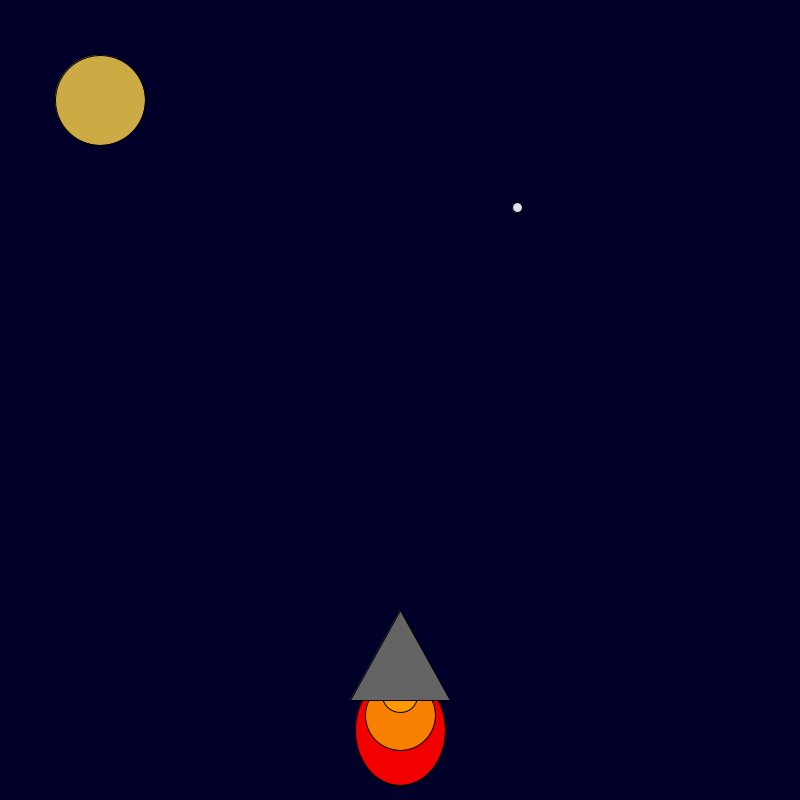
Frame 1 (no input)
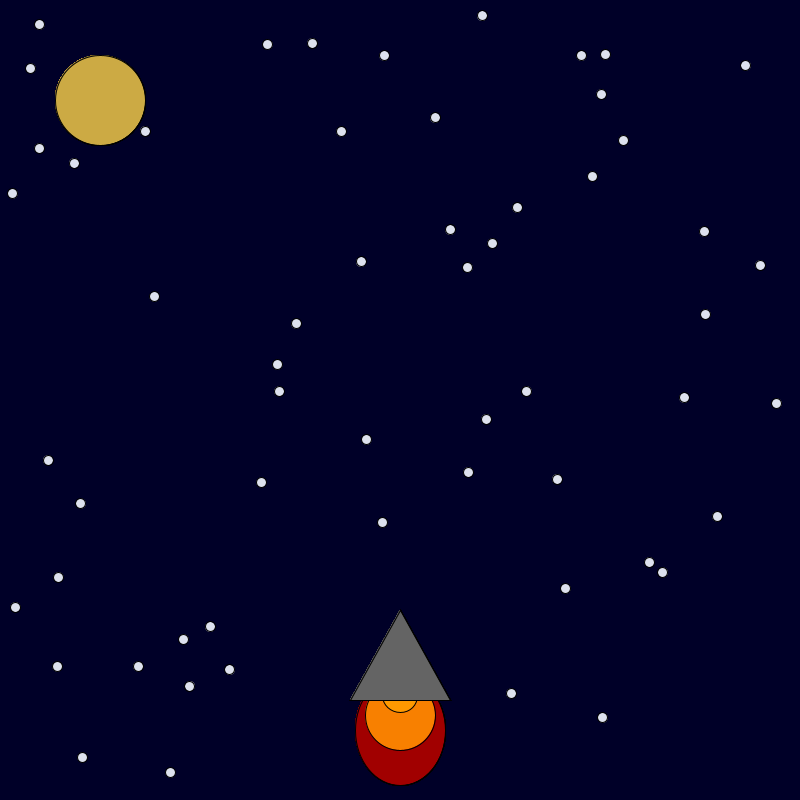
Frame 60 (the mouse pressed at the canvas centre just before this capture)
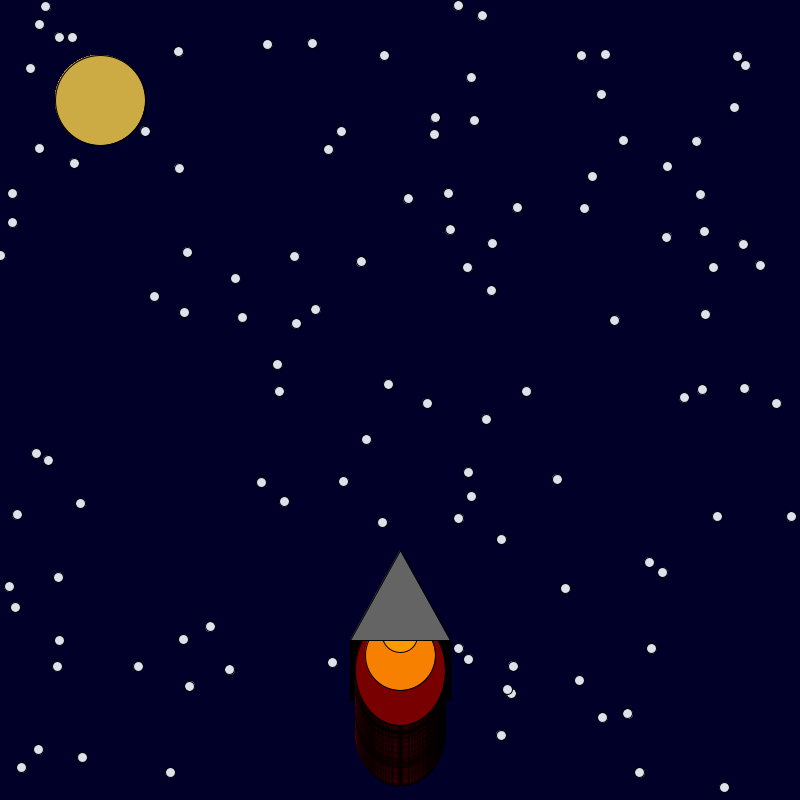
Frame 120 (the mouse held since frame 60 and released just before this capture)

The Processing sketch that drew these frames (run headless with seeded random() and noise(); from frame 60 on, the mouse is pressed at the canvas centre):

// Processing sketch: rocket
// ── rocket.pde
/* 1. Change the code below to make the rocket ship take off. */
/* 2. Add a moon and stars to the sky. */

int x = 400;
int y = 600;
int redFlameWidth = 90;
int redFlameLength = 110;


void setup() {
  background(0, 0, 40);
  size(800, 800);
}

void draw() {
   if (mousePressed){
      y--;
   }
  fill (204,170,68);
  ellipse(100, 100, 90, 90);
  fill (221,225,238);
  ellipse(random(800), random(800), 10, 10);
  fill(random(255), 0, 0);
  ellipse(x, y + 130, redFlameWidth, redFlameLength);
  fill(248, 128, 0);
  ellipse(x, y + 115, 70, 70);
  fill(255, 153, 0);
  ellipse(x, y + 95, 35, 35);
  fill(100, 100, 100);
  triangle(x, y + 10, x + 50, y + 100, x - 50, y + 100);
}
